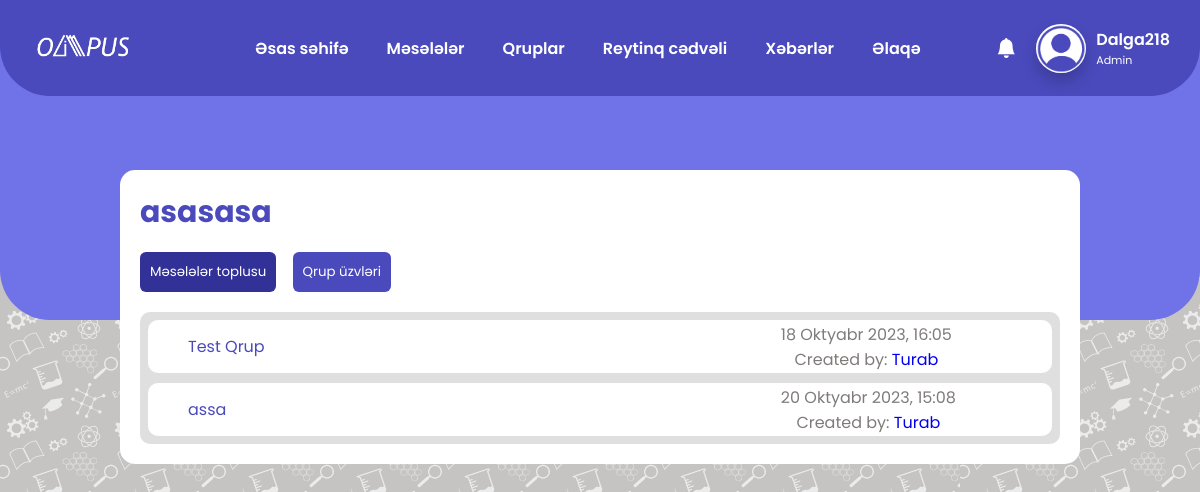
The app's page /groups/1/ (signed in) with its own data.
### base/models.py (models this page shows)
class Account(models.Model):
    username=models.CharField(max_length=20)
    fullname=models.CharField(max_length=100,blank=True)
    email=models.CharField(max_length=50)
    password=models.CharField(max_length=50)
    profile_photo=models.ImageField(upload_to='profile_photos/', default='profile_photos/default_pp.png')
    point=models.IntegerField(default=0)
    admin_tag=models.BooleanField(default=False)
    teacher_tag=models.BooleanField(default=False)
    clever_tag=models.BooleanField(default=False)
    olympian_tag=models.BooleanField(default=False)
    groups=models.CharField(max_length=1000000,default='%')
    requests=models.CharField(max_length=1000000,default='%')
    def __str__(self):
        return self.username

### groups/models.py (models this page shows, shortened)
class Group(models.Model):
    name=models.CharField(max_length=100)
    about=models.CharField(max_length=1000, blank=True)
    subject=models.CharField(max_length=20)
    creator=models.ForeignKey(Account,on_delete=models.CASCADE)
    admins=models.CharField(max_length=1000000000,default='%')
    participants=models.CharField(max_length=100000000000000000000,default='%')
    requests=models.CharField(max_length=100000000000000000000,default='%')
    contests=models.CharField(max_length=10000,default='%')
    pub_date=models.DateTimeField(auto_now_add=True)

class Contest(models.Model):
    name=models.CharField(max_length=100)
    group=models.ForeignKey(Group,on_delete=models.CASCADE)
    creator=models.ForeignKey(Account,on_delete=models.CASCADE)
    problems=models.CharField(max_length=10000,default='%')
    pub_date=models.DateTimeField(auto_now_add=True)

### groups/views.py (the view, shortened to what this page needs)
# urls.py: path('<int:id>/', views.groups, name="groups"),
def groups(request,id):
    user=islogin(request)
    if user==False:
        return redirect('/login')
    if f'%{id}%' in user.groups:
        group=Group.objects.get(id=id)
        contests=list(map(lambda i:Contest.objects.get(id=int(i)),group.contests.split('%')[1:-1]))
        admins=list(map(lambda i:Account.objects.get(id=int(i)),group.admins.split('%')[1:-1]))
        participants=list(map(lambda i:Account.objects.get(id=int(i)),group.participants.split('%')[1:-1]))
        requests=list(map(lambda i:Account.objects.get(id=int(i)),group.requests.split('%')[1:-1]))
        if user==group.creator:
            admin=True
        elif user in admins:
            admin=True
            admins.remove(user)
        else:
            admin=False
            participants.remove(user)
        return render(request,'groups.html',{"group":group,"admin":admin,"contests":contests,"admins":admins,"participants":participants,"requests":requests,'default':1,"subjects":subjects,"islogin":user,"notifications":Notification.objects.filter(user=user).order_by('-date')})
    return redirect('/groups')

### base/views.py (called while the page is built)
def islogin(request):
    if 'username' in request.session:
        user=Account.objects.get(username=request.session['username'])
        return user
    return False

### templates/groups.html (shortened to what this page needs)
<!DOCTYPE html>
<html lang="en">
<head>
  <link rel="stylesheet" href="/static/css/groups.css">
  <link rel="stylesheet" href="https://cdn.jsdelivr.net/npm/bootstrap-icons@1.10.5/font/bootstrap-icons.css">
</head>
<body>
  {% include 'navbar.html' %}
  <div class="group_container">
    <h1 class="group_name">{{ group.name }}</h1>
    <div class="group_cont_head">
      <button class="contest_btn" onclick="open_contest()">Məsələlər toplusu</button>
      <button class="group_participants_btn" onclick="open_group_part()">Qrup üzvləri</button>
    </div>
    <div class="contests" data-default-id="{{ default }}">
      {% if contests %}
      {% for contest in contests %}
      <div class="contest">
        <div class="name_cont">
          <a href="{% url 'contests' group.id contest.id %}">
          <p class="contest_name">{{ contest.name }}</p>
          </a>
        </div>
        <div class="feature_contest">
          <p class="added_time">{{ contest.pub_date }}</p>
          <p class="user_added">Created by: <a href="{% url 'profile' contest.creator.username %}">{{ contest.creator }}</a></p>
        </div>
      </div>
      {% endfor %}
      {% else %}
      <p class="no_contest">No Contests Fonunded</p>
      {% endif %}
    </div>
  </div>
</body>
</html>

### templates/navbar.html (shortened to what this page needs)
<header>
    <link href="https://cdn.jsdelivr.net/npm/remixicon@2.2.0/fonts/remixicon.css" rel="stylesheet">
    <link rel="stylesheet" href="https://unpkg.com/boxicons@latest/css/boxicons.min.css">
    <link rel="stylesheet" href="https://cdn.jsdelivr.net/npm/bootstrap-icons@1.10.5/font/bootstrap-icons.css">
    <link rel="stylesheet" type="text/css" href="/static/css/navbar.css">
    <a href="{% url 'base' %}" class="logo"><img width="100" class="logo_href" src="/static/images/logo.png" alt="Logo"></a>
    <div class="navbar-all-elements">
        <ul class="navlist">
            <li><button class="dropbtn"><a href="{% url 'base' %}">Əsas səhifə</a></button></li>
            <li>
            <div class="dropdown">
                <div class="buttons_drop">
                    <button class="dropbtn" id="dropbtn_prob"><a href="{% url 'problems_main' %}">Məsələlər</a><button class="icon_opening"></button></button>
                </div>
            </div>
            </li>
            <li id="group_not"><button class="dropbtn"><a href="{% url 'groups_main' %}">Qruplar</button></a>{% if islogin.requests|length > 1 %}<p class="notify_group">New</p>{% endif %}</li>
            <li><button class="dropbtn"><a href="{% url 'ranking' %}">Reytinq cədvəli</a></button></li>
            <li><button class="dropbtn"><a href="{% url 'news' %}">Xəbərlər</a></button></li>
            <li><button class="dropbtn"><a href="{% url 'contact' %}">Əlaqə</a></button></li>
        </ul>
        {% if islogin == False %}
        <div class="forms-all">
            <div class="users-section">
                <a href="{% url 'login' %}"><button class="login">Daxil ol</button></a>
                <a href="{% url 'register' %}"><button class="register">Qeydiyyat</button></a>
            </div>
        </div>
        {% else %}
        <div class="pp_all">
            <div class="profile-section">
                <div class="notificatons_whole">
                    <button class="notification_btn" onclick="open_notifications()"><i class="bi bi-bell-fill"></i></button>
                </div>
                <a href="{% url 'profile' islogin.username %}" class="pp_place"><img class="profile_photo" src="/media/{{ islogin.profile_photo }}"></i></a>
                <div class="user">
                    <h3 class="username_txt"><a href="{% url 'profile' islogin.username %}" style="text-decoration:none; color:white;">{{ islogin.username }}</a></h3>
                    {% if islogin.admin_tag %}
                    <h6 class="user_tag">Admin</h6>
                    {% elif islogin.teacher_tag %}
                    <h6 class="user_tag">Teacher</h6>
                    {% elif islogin.clever_tag %}
                    <h6 class="user_tag">Clever</h6>
                    {% elif islogin.olympian_tag %}
                    <h6 class="user_tag">Olympian</h6>
                    {% endif %}
                </div>
            </div>
        </div>
        {% endif %}
    </div>
</header>
<div class="head-bottom">
</div>

### static/css/groups.css (style rules this page uses)
* { padding: 0; margin: 0; font-family: "Poppins", sans-serif; text-decoration: none; list-style: none; box-sizing: border-box; }
body { background: #c6c3c3; }
.group_container { background-color: white; width: 60%; margin: 0 auto; margin-top: 170px; border-radius: 15px; padding: 20px; }
.group_container .group_name { color: #4a4abd; font-size: 30px; font-weight: 700; }
.group_cont_head { margin-top: 17px; }
.group_cont_head button { background-color: #4a4abd; padding: 10px; border: 0; cursor: pointer; border-radius: 6px; color: white; margin-right: 12px; }
.group_cont_head .contest_btn { background-color: #313197; }
.contests { display: block; background-color: #dfdfdf; border-radius: 10px; padding: 8px; margin-top: 20px; }
.contest { background-color: white; border-radius: 10px; margin-bottom: 10px; display: flex; align-items: center; }
.contest:last-child { margin-bottom: 0; }
.contest_name { padding: 14px; padding-left: 40px; color: #4a4abd; }
.name_cont { width: 70%; }
.feature_contest { text-align: center; }
.added_time { text-align: center; color: rgb(128, 123, 123); }
.user_added { text-align: center; color: rgb(128, 123, 123); }
@media (max-width: 1440px) { .group_container { width: 80%; } }

### static/css/navbar.css (style rules this page uses)
* { padding: 0; margin: 0; font-family: "Poppins", sans-serif; text-decoration: none; list-style: none; box-sizing: border-box; }
body { background: #c6c3c3; background-image: url('/static/images/bg-design.png'); }
header { position: fixed; right: 0; top: 0; z-index: 100; width: 100%; height: 12%; display: flex; align-items: center; padding: 33px 9%; background: #4a4abd 75.52%; border-bottom-left-radius: 50px; border-bottom-right-radius: 50px; }
.logo_href { vertical-align: middle; }
.notification_btn { background-color: transparent; border:0; color: white; cursor: pointer; font-size: 20px; padding-right: 10px; padding-left: 90px; }
.navbar-all-elements { display: flex; align-items: center; }
.navlist { margin-left: 100px; display: flex; align-items: center; margin-bottom: 0rem; padding-left: 0rem; }
.navlist .dropbtn a { text-decoration: none; color:white; }
#group_not { display: flex; align-items: center; }
#dropbtn_prob { display: flex; align-items: center; }
.navlist button { background-color: transparent; color: white; font-size: 1rem; font-weight: 600; padding: 0 19px; border-radius: 25px; cursor: pointer; border: transparent; text-align: center; }
.buttons_drop { display: flex; }
.pp_all { position: absolute; display: flex; align-items: center; right: 0; }
header .profile-section { position: relative; border-bottom-right-radius: 50px; border-bottom-left-radius: 20px; border-top-left-radius: 20px; background-color: rgba(255, 255, 255, 0); height: 80%; width: auto; justify-content: right; align-items:center; display:flex; }
header .profile-section a { height: 70px; width: 70px; border-bottom-left-radius: 20px; border-top-left-radius: 20px; background-color: rgba(255, 255, 255, 0); }
header .profile-section a img { max-height: 70%; border-radius: 100%; box-shadow: 0px 8px 16px 0px rgba(0,0,0,0.2); z-index: 102; height: 50px; width: 50px; margin-right: 10px; margin-left: 10px; margin-top: 15%; }
header .profile-section .user { margin-right: 30px; }
header .profile-section .user .username_txt { font-size: 16px; font-weight: 600; color: #ffffff; }
header .profile-section .user .user_tag { font-size: 11px; font-weight: 400; color: #ffffff; }
.head-bottom { position: absolute; top: 0; left: 0; z-index: -10000; width: 100%; height: 40%; background-color: #6f73e7; border-bottom-left-radius: 50px; border-bottom-right-radius: 50px; }
@media (max-width: 1535px) { header { padding: 30px 3%; transition: .2s; } }

### records on screen
Account: profile_photo (placeholder picture), username "Dalga218"
Group: name "asasasa"
Contest: name "Test Qrup", pub_date "18 Oktyabr 2023, 16:05", creator "Turab"
Contest: name "assa", pub_date "20 Oktyabr 2023, 15:08", creator "Turab"
